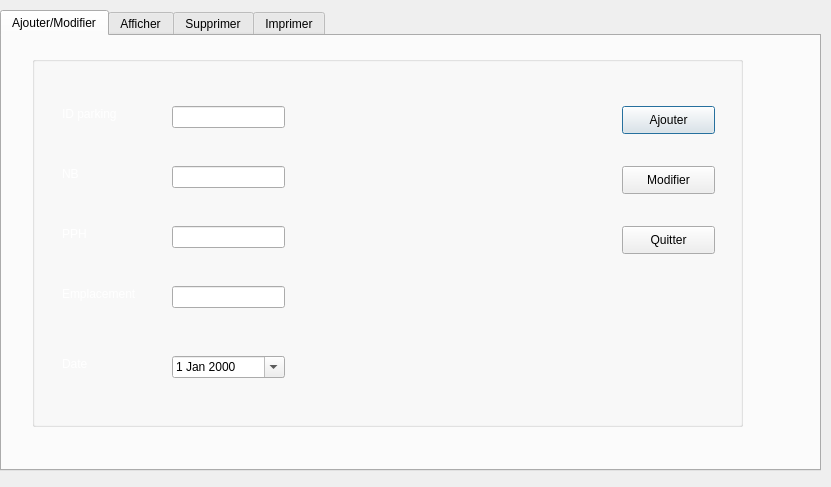
<?xml version="1.0" encoding="UTF-8"?>
<ui version="4.0">
 <class>GestionParking</class>
 <widget class="QDialog" name="GestionParking">
  <property name="geometry">
   <rect>
    <x>0</x>
    <y>0</y>
    <width>831</width>
    <height>487</height>
   </rect>
  </property>
  <property name="windowTitle">
   <string>Dialog</string>
  </property>
  <widget class="QTabWidget" name="tabWidget_2">
   <property name="geometry">
    <rect>
     <x>0</x>
     <y>10</y>
     <width>821</width>
     <height>461</height>
    </rect>
   </property>
   <property name="currentIndex">
    <number>0</number>
   </property>
   <widget class="QWidget" name="tab_2">
    <attribute name="title">
     <string>Ajouter/Modifier</string>
    </attribute>
    <widget class="QGroupBox" name="groupBox">
     <property name="geometry">
      <rect>
       <x>30</x>
       <y>20</y>
       <width>711</width>
       <height>371</height>
      </rect>
     </property>
     <property name="title">
      <string/>
     </property>
     <widget class="QPushButton" name="ajout_pk">
      <property name="geometry">
       <rect>
        <x>590</x>
        <y>50</y>
        <width>93</width>
        <height>28</height>
       </rect>
      </property>
      <property name="text">
       <string>Ajouter</string>
      </property>
     </widget>
     <widget class="QPushButton" name="modifier_pk">
      <property name="geometry">
       <rect>
        <x>590</x>
        <y>110</y>
        <width>93</width>
        <height>28</height>
       </rect>
      </property>
      <property name="text">
       <string>Modifier</string>
      </property>
     </widget>
     <widget class="QLabel" name="label">
      <property name="geometry">
       <rect>
        <x>30</x>
        <y>50</y>
        <width>71</width>
        <height>16</height>
       </rect>
      </property>
      <property name="text">
       <string>&lt;html&gt;&lt;head/&gt;&lt;body&gt;&lt;p&gt;&lt;span style=&quot; color:#ffffff;&quot;&gt;ID parking&lt;/span&gt;&lt;/p&gt;&lt;/body&gt;&lt;/html&gt;</string>
      </property>
     </widget>
     <widget class="QLabel" name="label_2">
      <property name="geometry">
       <rect>
        <x>30</x>
        <y>110</y>
        <width>56</width>
        <height>16</height>
       </rect>
      </property>
      <property name="text">
       <string>&lt;html&gt;&lt;head/&gt;&lt;body&gt;&lt;p&gt;&lt;span style=&quot; color:#ffffff;&quot;&gt;NB&lt;/span&gt;&lt;/p&gt;&lt;/body&gt;&lt;/html&gt;</string>
      </property>
     </widget>
     <widget class="QLabel" name="label_3">
      <property name="geometry">
       <rect>
        <x>30</x>
        <y>170</y>
        <width>56</width>
        <height>16</height>
       </rect>
      </property>
      <property name="text">
       <string>&lt;html&gt;&lt;head/&gt;&lt;body&gt;&lt;p&gt;&lt;span style=&quot; color:#ffffff;&quot;&gt;PPH&lt;/span&gt;&lt;/p&gt;&lt;/body&gt;&lt;/html&gt;</string>
      </property>
     </widget>
     <widget class="QLabel" name="label_4">
      <property name="geometry">
       <rect>
        <x>30</x>
        <y>230</y>
        <width>81</width>
        <height>16</height>
       </rect>
      </property>
      <property name="text">
       <string>&lt;html&gt;&lt;head/&gt;&lt;body&gt;&lt;p&gt;&lt;span style=&quot; color:#ffffff;&quot;&gt;Emplacement&lt;/span&gt;&lt;/p&gt;&lt;/body&gt;&lt;/html&gt;</string>
      </property>
     </widget>
     <widget class="QLabel" name="label_5">
      <property name="geometry">
       <rect>
        <x>30</x>
        <y>300</y>
        <width>56</width>
        <height>16</height>
       </rect>
      </property>
      <property name="text">
       <string>&lt;html&gt;&lt;head/&gt;&lt;body&gt;&lt;p&gt;&lt;span style=&quot; color:#ffffff;&quot;&gt;Date&lt;/span&gt;&lt;/p&gt;&lt;/body&gt;&lt;/html&gt;</string>
      </property>
     </widget>
     <widget class="QLineEdit" name="id_pk">
      <property name="geometry">
       <rect>
        <x>140</x>
        <y>50</y>
        <width>113</width>
        <height>22</height>
       </rect>
      </property>
     </widget>
     <widget class="QLineEdit" name="nb_pk">
      <property name="geometry">
       <rect>
        <x>140</x>
        <y>110</y>
        <width>113</width>
        <height>22</height>
       </rect>
      </property>
     </widget>
     <widget class="QLineEdit" name="pph_pk">
      <property name="geometry">
       <rect>
        <x>140</x>
        <y>170</y>
        <width>113</width>
        <height>22</height>
       </rect>
      </property>
     </widget>
     <widget class="QLineEdit" name="empc_pk">
      <property name="geometry">
       <rect>
        <x>140</x>
        <y>230</y>
        <width>113</width>
        <height>22</height>
       </rect>
      </property>
     </widget>
     <widget class="QDateEdit" name="date_pk">
      <property name="geometry">
       <rect>
        <x>140</x>
        <y>300</y>
        <width>113</width>
        <height>22</height>
       </rect>
      </property>
      <property name="calendarPopup">
       <bool>true</bool>
      </property>
     </widget>
     <widget class="QPushButton" name="pushButton_4">
      <property name="geometry">
       <rect>
        <x>590</x>
        <y>170</y>
        <width>93</width>
        <height>28</height>
       </rect>
      </property>
      <property name="text">
       <string>Quitter</string>
      </property>
     </widget>
    </widget>
    <widget class="QLabel" name="label_8">
     <property name="geometry">
      <rect>
       <x>0</x>
       <y>0</y>
       <width>821</width>
       <height>441</height>
      </rect>
     </property>
     <property name="text">
      <string/>
     </property>
    </widget>
    <zorder>label_8</zorder>
    <zorder>groupBox</zorder>
   </widget>
   <widget class="QWidget" name="tab_3">
    <attribute name="title">
     <string>Afficher</string>
    </attribute>
    <widget class="QTableView" name="tabparking">
     <property name="geometry">
      <rect>
       <x>10</x>
       <y>90</y>
       <width>681</width>
       <height>331</height>
      </rect>
     </property>
    </widget>
    <widget class="QPushButton" name="pushButton_2">
     <property name="geometry">
      <rect>
       <x>710</x>
       <y>100</y>
       <width>93</width>
       <height>28</height>
      </rect>
     </property>
     <property name="text">
      <string>Tri</string>
     </property>
    </widget>
    <widget class="QPushButton" name="pushButton_3">
     <property name="geometry">
      <rect>
       <x>710</x>
       <y>50</y>
       <width>93</width>
       <height>28</height>
      </rect>
     </property>
     <property name="text">
      <string>Rechercher</string>
     </property>
    </widget>
    <widget class="QLabel" name="label_7">
     <property name="geometry">
      <rect>
       <x>30</x>
       <y>30</y>
       <width>71</width>
       <height>16</height>
      </rect>
     </property>
     <property name="text">
      <string>&lt;html&gt;&lt;head/&gt;&lt;body&gt;&lt;p&gt;&lt;span style=&quot; color:#ffffff;&quot;&gt;ID parking&lt;/span&gt;&lt;/p&gt;&lt;/body&gt;&lt;/html&gt;</string>
     </property>
    </widget>
    <widget class="QLineEdit" name="id_rech">
     <property name="geometry">
      <rect>
       <x>130</x>
       <y>30</y>
       <width>113</width>
       <height>22</height>
      </rect>
     </property>
    </widget>
    <widget class="QLabel" name="label_9">
     <property name="geometry">
      <rect>
       <x>0</x>
       <y>0</y>
       <width>821</width>
       <height>441</height>
      </rect>
     </property>
     <property name="text">
      <string/>
     </property>
    </widget>
    <widget class="QLabel" name="label_12">
     <property name="geometry">
      <rect>
       <x>380</x>
       <y>30</y>
       <width>81</width>
       <height>16</height>
      </rect>
     </property>
     <property name="text">
      <string>&lt;html&gt;&lt;head/&gt;&lt;body&gt;&lt;p&gt;&lt;span style=&quot; color:#ffffff;&quot;&gt;Etat lampe :&lt;/span&gt;&lt;/p&gt;&lt;/body&gt;&lt;/html&gt;</string>
     </property>
    </widget>
    <widget class="QLabel" name="label_13">
     <property name="geometry">
      <rect>
       <x>470</x>
       <y>30</y>
       <width>55</width>
       <height>16</height>
      </rect>
     </property>
     <property name="text">
      <string/>
     </property>
    </widget>
    <zorder>label_9</zorder>
    <zorder>tabparking</zorder>
    <zorder>pushButton_2</zorder>
    <zorder>pushButton_3</zorder>
    <zorder>label_7</zorder>
    <zorder>id_rech</zorder>
    <zorder>label_12</zorder>
    <zorder>label_13</zorder>
   </widget>
   <widget class="QWidget" name="tab_4">
    <attribute name="title">
     <string>Supprimer</string>
    </attribute>
    <widget class="QGroupBox" name="groupBox_2">
     <property name="geometry">
      <rect>
       <x>70</x>
       <y>50</y>
       <width>701</width>
       <height>291</height>
      </rect>
     </property>
     <property name="title">
      <string/>
     </property>
     <widget class="QLabel" name="label_6">
      <property name="geometry">
       <rect>
        <x>130</x>
        <y>100</y>
        <width>81</width>
        <height>16</height>
       </rect>
      </property>
      <property name="text">
       <string>&lt;html&gt;&lt;head/&gt;&lt;body&gt;&lt;p&gt;&lt;span style=&quot; color:#ffffff;&quot;&gt;ID parking&lt;/span&gt;&lt;/p&gt;&lt;/body&gt;&lt;/html&gt;</string>
      </property>
     </widget>
     <widget class="QLineEdit" name="id_sup">
      <property name="geometry">
       <rect>
        <x>270</x>
        <y>100</y>
        <width>113</width>
        <height>22</height>
       </rect>
      </property>
     </widget>
     <widget class="QPushButton" name="pushButton">
      <property name="geometry">
       <rect>
        <x>280</x>
        <y>150</y>
        <width>93</width>
        <height>28</height>
       </rect>
      </property>
      <property name="text">
       <string>Supprimer</string>
      </property>
     </widget>
    </widget>
    <widget class="QLabel" name="label_10">
     <property name="geometry">
      <rect>
       <x>0</x>
       <y>0</y>
       <width>821</width>
       <height>441</height>
      </rect>
     </property>
     <property name="text">
      <string/>
     </property>
    </widget>
    <zorder>label_10</zorder>
    <zorder>groupBox_2</zorder>
   </widget>
   <widget class="QWidget" name="tab_5">
    <attribute name="title">
     <string>Imprimer</string>
    </attribute>
    <widget class="QTextEdit" name="impc">
     <property name="geometry">
      <rect>
       <x>20</x>
       <y>40</y>
       <width>671</width>
       <height>351</height>
      </rect>
     </property>
    </widget>
    <widget class="QPushButton" name="imprimer">
     <property name="geometry">
      <rect>
       <x>710</x>
       <y>70</y>
       <width>93</width>
       <height>28</height>
      </rect>
     </property>
     <property name="text">
      <string>imprimer</string>
     </property>
    </widget>
    <widget class="QLabel" name="label_11">
     <property name="geometry">
      <rect>
       <x>0</x>
       <y>0</y>
       <width>821</width>
       <height>441</height>
      </rect>
     </property>
     <property name="text">
      <string/>
     </property>
    </widget>
    <zorder>label_11</zorder>
    <zorder>impc</zorder>
    <zorder>imprimer</zorder>
   </widget>
  </widget>
 </widget>
 <resources/>
 <connections/>
</ui>
